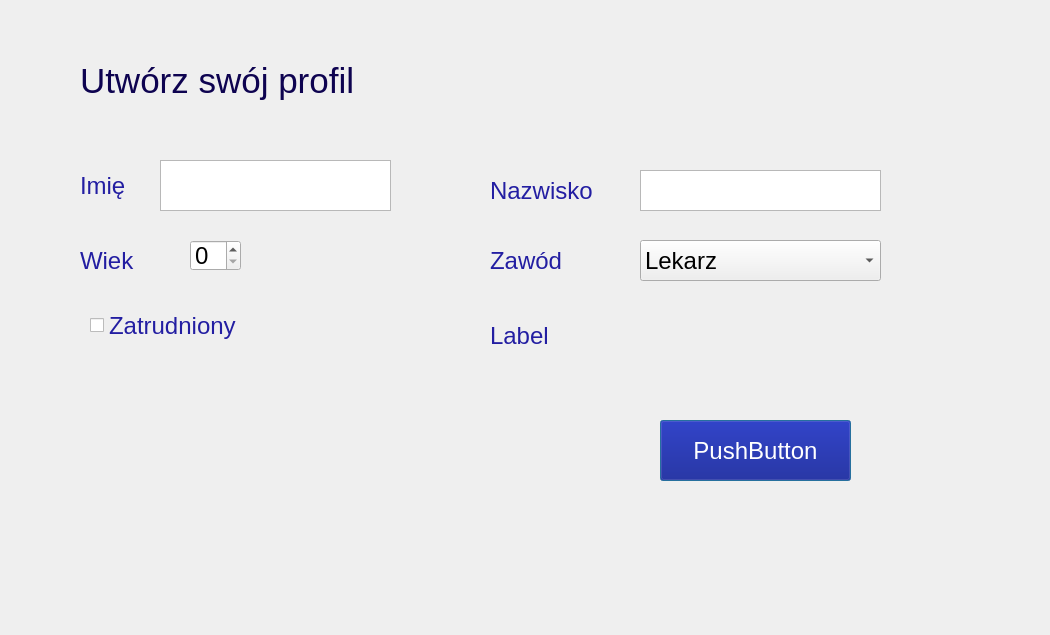
<?xml version="1.0" encoding="UTF-8"?>
<ui version="4.0">
 <class>Dialog</class>
 <widget class="QDialog" name="Dialog">
  <property name="geometry">
   <rect>
    <x>0</x>
    <y>0</y>
    <width>1050</width>
    <height>635</height>
   </rect>
  </property>
  <property name="windowTitle">
   <string>Dialog</string>
  </property>
  <widget class="QLabel" name="label">
   <property name="geometry">
    <rect>
     <x>80</x>
     <y>50</y>
     <width>341</width>
     <height>61</height>
    </rect>
   </property>
   <property name="styleSheet">
    <string notr="true">font-size: 26pt;
color: rgb(14, 3, 80);</string>
   </property>
   <property name="text">
    <string>Utwórz swój profil</string>
   </property>
  </widget>
  <widget class="QLabel" name="label_2">
   <property name="geometry">
    <rect>
     <x>80</x>
     <y>160</y>
     <width>91</width>
     <height>51</height>
    </rect>
   </property>
   <property name="styleSheet">
    <string notr="true">font-size: 18pt;
color: rgb(35, 30, 162);</string>
   </property>
   <property name="text">
    <string>Imię</string>
   </property>
  </widget>
  <widget class="QLabel" name="label_3">
   <property name="geometry">
    <rect>
     <x>80</x>
     <y>210</y>
     <width>131</width>
     <height>101</height>
    </rect>
   </property>
   <property name="styleSheet">
    <string notr="true">font-size: 18pt;
color: rgb(35, 30, 162);</string>
   </property>
   <property name="text">
    <string>Wiek</string>
   </property>
  </widget>
  <widget class="QLabel" name="label_4">
   <property name="geometry">
    <rect>
     <x>490</x>
     <y>170</y>
     <width>131</width>
     <height>41</height>
    </rect>
   </property>
   <property name="styleSheet">
    <string notr="true">font-size: 18pt;
color: rgb(35, 30, 162);</string>
   </property>
   <property name="text">
    <string>Nazwisko</string>
   </property>
  </widget>
  <widget class="QLabel" name="label_5">
   <property name="geometry">
    <rect>
     <x>490</x>
     <y>240</y>
     <width>131</width>
     <height>41</height>
    </rect>
   </property>
   <property name="styleSheet">
    <string notr="true">font-size: 18pt;
color: rgb(35, 30, 162);</string>
   </property>
   <property name="text">
    <string>Zawód</string>
   </property>
  </widget>
  <widget class="QLabel" name="label_6">
   <property name="geometry">
    <rect>
     <x>490</x>
     <y>300</y>
     <width>181</width>
     <height>71</height>
    </rect>
   </property>
   <property name="styleSheet">
    <string notr="true">font-size: 18pt;
color: rgb(35, 30, 162);</string>
   </property>
   <property name="text">
    <string>Label</string>
   </property>
  </widget>
  <widget class="QPushButton" name="button">
   <property name="geometry">
    <rect>
     <x>660</x>
     <y>420</y>
     <width>191</width>
     <height>61</height>
    </rect>
   </property>
   <property name="styleSheet">
    <string notr="true">font-size: 18pt;
background-color: rgb(0, 6, 132);
color: rgb(255, 255, 255);</string>
   </property>
   <property name="text">
    <string>PushButton</string>
   </property>
  </widget>
  <widget class="QCheckBox" name="checkBox">
   <property name="geometry">
    <rect>
     <x>90</x>
     <y>300</y>
     <width>161</width>
     <height>51</height>
    </rect>
   </property>
   <property name="styleSheet">
    <string notr="true">font-size: 18pt;
color: rgb(35, 30, 162);</string>
   </property>
   <property name="text">
    <string>Zatrudniony</string>
   </property>
  </widget>
  <widget class="QComboBox" name="comboBox">
   <property name="geometry">
    <rect>
     <x>640</x>
     <y>240</y>
     <width>241</width>
     <height>41</height>
    </rect>
   </property>
   <property name="styleSheet">
    <string notr="true">font-size: 18pt;</string>
   </property>
   <item>
    <property name="text">
     <string>Lekarz</string>
    </property>
   </item>
   <item>
    <property name="text">
     <string>Policjant</string>
    </property>
   </item>
   <item>
    <property name="text">
     <string>Strażak</string>
    </property>
   </item>
   <item>
    <property name="text">
     <string>Informatyk</string>
    </property>
   </item>
  </widget>
  <widget class="QTextEdit" name="name">
   <property name="geometry">
    <rect>
     <x>160</x>
     <y>160</y>
     <width>231</width>
     <height>51</height>
    </rect>
   </property>
   <property name="styleSheet">
    <string notr="true">font-size: 18pt;
</string>
   </property>
  </widget>
  <widget class="QTextEdit" name="surname">
   <property name="geometry">
    <rect>
     <x>640</x>
     <y>170</y>
     <width>241</width>
     <height>41</height>
    </rect>
   </property>
   <property name="styleSheet">
    <string notr="true">font-size: 18pt;
</string>
   </property>
  </widget>
  <widget class="QSpinBox" name="spinBox">
   <property name="geometry">
    <rect>
     <x>190</x>
     <y>240</y>
     <width>51</width>
     <height>31</height>
    </rect>
   </property>
   <property name="styleSheet">
    <string notr="true">font-size: 18pt;</string>
   </property>
  </widget>
 </widget>
 <resources/>
 <connections/>
</ui>
